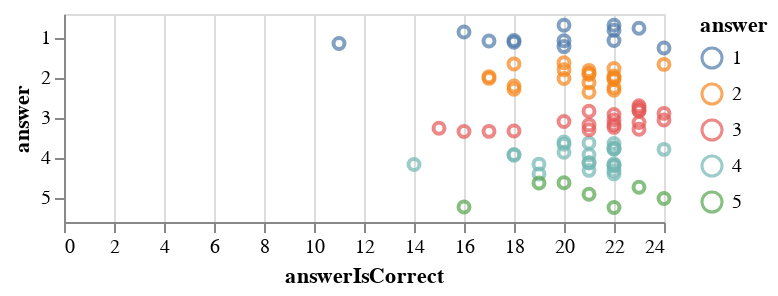

This figure's notebook cell:
### Code cell
alt.Chart(temp_df).mark_point().encode(
    y='answer:O',
    yOffset="jitter:Q",
    x='answerIsCorrect:Q',
    color='answer:N'
).transform_calculate(
    jitter='0.3*random()'
)

### Figure 1 — Vega-Lite specification as saved in the notebook (floating-point values rounded to 4 significant figures)
{"config": {"view": {"continuousWidth": 300, "continuousHeight": 300}}, "data": {"name": "data-947fb4edb4e9cc213720699a0aae848b"}, "mark": {"type": "point"}, "encoding": {"color": {"field": "answer", "type": "nominal"}, "x": {"field": "answerIsCorrect", "type": "quantitative"}, "y": {"field": "answer", "type": "ordinal"}, "yOffset": {"field": "jitter", "type": "quantitative"}}, "transform": [{"calculate": "0.3*random()", "as": "jitter"}], "$schema": "https://vega.github.io/schema/vega-lite/v5.20.1.json", "datasets": {"data-947fb4edb4e9cc213720699a0aae848b": [{"participantId": "574dc90512d86b000f833ab0", "answerIsCorrect": 21.0, "answer": 3}, {"participantId": "5755c957eb80c4000741a9ce", "answerIsCorrect": 22.0, "answer": 5}, {"participantId": "5955a3eb98c9c400019f5c5f", "answerIsCorrect": 18.0, "answer": 1}, {"participantId": "597fe89a1b41a20001749f57", "answerIsCorrect": 21.0, "answer": 4}, {"participantId": "5997043dbbe84800017964a7", "answerIsCorrect": 11.0, "answer": 1}, {"participantId": "5a893c8cf49c9a0001f3a221", "answerIsCorrect": 20.0, "answer": 2}, {"participantId": "5aebc4ac75deca00016252ea", "answerIsCorrect": 14.0, "answer": 4}, {"participantId": "5ba855d47c0ebe0001272f70", "answerIsCorrect": 18.0, "answer": 2}, {"participantId": "5bf60707345b9b00016f0e97", "answerIsCorrect": 22.0, "answer": 2}, {"participantId": "5c6c260dce4e560001f75731", "answerIsCorrect": 22.0, "answer": 4}, {"participantId": "5dd71896670d1a6af9f20eee", "answerIsCorrect": 20.0, "answer": 4}, {"participantId": "5deb9c5a4de9422935efe5e7", "answerIsCorrect": 22.0, "answer": 1}, {"participantId": "5dff767f69a117bc2fbd4be8", "answerIsCorrect": 22.0, "answer": 2}, {"participantId": "5e02e5144acfb9e385bb4c5a", "answerIsCorrect": 24.0, "answer": 3}, {"participantId": "5e63cacbe43f28152567f42b", "answerIsCorrect": 21.0, "answer": 2}, {"participantId": "5ecc0077922a5d0a247e79ac", "answerIsCorrect": 23.0, "answer": 3}, {"participantId": "5ece9e3b3a19db0cf5af6692", "answerIsCorrect": 18.0, "answer": 4}, {"participantId": "5ed7b0c59a2ae024836e32d5", "answerIsCorrect": 17.0, "answer": 2}, {"participantId": "5ee1cf1e0df8e55c6b9e1f1a", "answerIsCorrect": 19.0, "answer": 4}, {"participantId": "5efb49177e130c0785b93842", "answerIsCorrect": 21.0, "answer": 2}, {"participantId": "5f4fc497a3b4320c8928639e", "answerIsCorrect": 23.0, "answer": 5}, {"participantId": "6008793f0294554adc85c346", "answerIsCorrect": 17.0, "answer": 2}, {"participantId": "60188c50141a9415c30301e0", "answerIsCorrect": 23.0, "answer": 1}, {"participantId": "603d90a1cd5c8ec6df906814", "answerIsCorrect": 23.0, "answer": 3}, {"participantId": "60fcd02deba2c8e1ed1f0723", "answerIsCorrect": 24.0, "answer": 4}, {"participantId": "61080d1c39e080da7841eade", "answerIsCorrect": 21.0, "answer": 2}, {"participantId": "610f7244c65ae4e57858a700", "answerIsCorrect": 22.0, "answer": 3}, {"participantId": "611116ac01f43eeeb3cdeff3", "answerIsCorrect": 20.0, "answer": 2}, {"participantId": "6131597390b9cf1cfc3e8a76", "answerIsCorrect": 17.0, "answer": 1}, {"participantId": "628254ec789e78a3dcd22d99", "answerIsCorrect": 22.0, "answer": 1}, {"participantId": "62bb4c95ca36f792585cb4b5", "answerIsCorrect": 18.0, "answer": 2}, {"participantId": "6315ffdb9876ded7feefaf07", "answerIsCorrect": 23.0, "answer": 3}, {"participantId": "63ea445c759d5bf0e3f63739", "answerIsCorrect": 20.0, "answer": 4}, {"participantId": "641ecfa9f83175a3d9f63636", "answerIsCorrect": 24.0, "answer": 3}, {"participantId": "650b604dbf69c1cada1ba416", "answerIsCorrect": 16.0, "answer": 3}, {"participantId": "652d36620eca7decc5bd4466", "answerIsCorrect": 21.0, "answer": 4}, {"participantId": "653ad51a96ba72b4243e5c07", "answerIsCorrect": 21.0, "answer": 4}, {"participantId": "659ea43fea7c0cc45bbe771f", "answerIsCorrect": 21.0, "answer": 2}, {"participantId": "65da51b212ad91d9df1913fd", "answerIsCorrect": 19.0, "answer": 4}, {"participantId": "663e5c83c1599fe4e23d98ae", "answerIsCorrect": 16.0, "answer": 1}, {"participantId": "66469f5d40d395a527be84c8", "answerIsCorrect": 18.0, "answer": 3}, {"participantId": "6655a626a0a93488c8fb143b", "answerIsCorrect": 22.0, "answer": 2}, {"participantId": "6658bba67f3c13a15a86d803", "answerIsCorrect": 22.0, "answer": 3}, {"participantId": "6658cf093c3b7a255aeae9eb", "answerIsCorrect": 22.0, "answer": 3}, {"participantId": "6659e2efdb732dbd7f707a98", "answerIsCorrect": 20.0, "answer": 1}, {"participantId": "665c72ef8e6e166f13aee9f6", "answerIsCorrect": 17.0, "answer": 3}, {"participantId": "665f9223c7db27a5d32d81ab", "answerIsCorrect": 22.0, "answer": 4}, {"participantId": "6664661dece3c191d9dd5ab2", "answerIsCorrect": 22.0, "answer": 2}, {"participantId": "6668c49e07ce221e29f2bc5a", "answerIsCorrect": 24.0, "answer": 5}, {"participantId": "666c6ddc652f38b0355bc344", "answerIsCorrect": 20.0, "answer": 4}, {"participantId": "666cb540cd1f9d9f05c12105", "answerIsCorrect": 23.0, "answer": 3}, {"participantId": "666ffa40c99c2f9c3a47e3e4", "answerIsCorrect": 21.0, "answer": 3}, {"participantId": "6672eb5ae4c4aa0c62b18d46", "answerIsCorrect": 18.0, "answer": 4}, {"participantId": "6678757b671f246b4c1b4f6c", "answerIsCorrect": 20.0, "answer": 2}, {"participantId": "667ae30569196599fa6b0ba9", "answerIsCorrect": 22.0, "answer": 2}, {"participantId": "6681577c9263349cc005ad9b", "answerIsCorrect": 19.0, "answer": 5}, {"participantId": "668221ef283ed3e39954487f", "answerIsCorrect": 18.0, "answer": 1}, {"participantId": "6684089a4c68d1a42da1cfaa", "answerIsCorrect": 21.0, "answer": 4}, {"participantId": "6684445f6894372c54825fd4", "answerIsCorrect": 20.0, "answer": 1}, {"participantId": "6689878009ea0b87ff9b6ddc", "answerIsCorrect": 22.0, "answer": 2}, {"participantId": "6695703cec19c758ec8dbd7c", "answerIsCorrect": 21.0, "answer": 3}, {"participantId": "669588e8ad1745596a02a04b", "answerIsCorrect": 15.0, "answer": 3}, {"participantId": "66962f162372082a3647f572", "answerIsCorrect": 22.0, "answer": 4}, {"participantId": "669eb09f44fd00f288eb8eb6", "answerIsCorrect": 22.0, "answer": 4}, {"participantId": "66a51057a123a32824a9a9e0", "answerIsCorrect": 16.0, "answer": 5}, {"participantId": "66a90befd4b58c2cfb86e72a", "answerIsCorrect": 20.0, "answer": 3}, {"participantId": "66ade2c28a85033cab570717", "answerIsCorrect": 22.0, "answer": 4}, {"participantId": "66b544ce73d3561af98d76e1", "answerIsCorrect": 23.0, "answer": 3}, {"participantId": "66ba287d1cd394ac6c21a43c", "answerIsCorrect": 22.0, "answer": 4}, {"participantId": "66ba5f3894e5b3812210f9bb", "answerIsCorrect": 21.0, "answer": 4}, {"participantId": "66bcc667ba1619c089fecbbb", "answerIsCorrect": 24.0, "answer": 2}, {"participantId": "66bce91186a8da8151c30f61", "answerIsCorrect": 22.0, "answer": 4}, {"participantId": "66becf77a87578f124f8a036", "answerIsCorrect": 22.0, "answer": 4}, {"participantId": "66bff58ff2d1a5f273431584", "answerIsCorrect": 22.0, "answer": 4}, {"participantId": "66c4d2c2713b223511e4e676", "answerIsCorrect": 20.0, "answer": 1}, {"participantId": "66c4dee716f98496f9638591", "answerIsCorrect": 20.0, "answer": 5}, {"participantId": "66c535b047ab0893183e06d8", "answerIsCorrect": 21.0, "answer": 2}, {"participantId": "66c5d1accc092f147f94b363", "answerIsCorrect": 21.0, "answer": 5}, {"participantId": "66c5f3b24507c79830b451a7", "answerIsCorrect": 22.0, "answer": 1}, {"participantId": "66c5feea08e0368a0da64d38", "answerIsCorrect": 18.0, "answer": 2}, {"participantId": "66ccc8f8819490330c532373", "answerIsCorrect": 22.0, "answer": 3}, {"participantId": "66cdd1ad42828e8da522ddb1", "answerIsCorrect": 23.0, "answer": 3}, {"participantId": "66ce0e269e0d2cd124df4887", "answerIsCorrect": 24.0, "answer": 1}]}}
